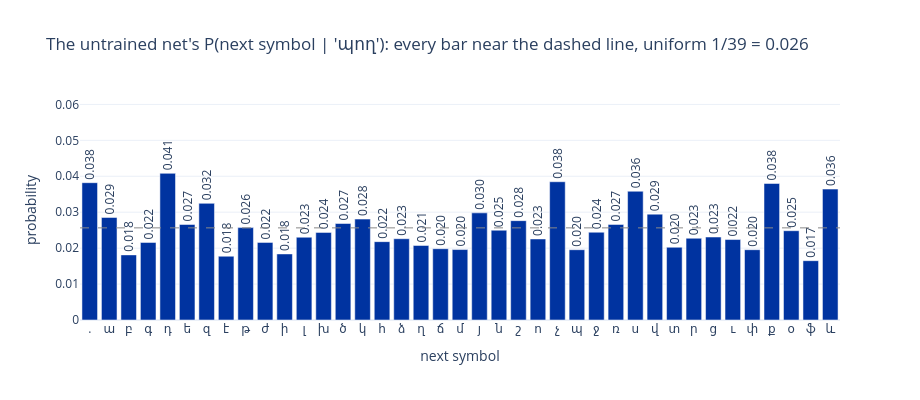

Notebook code cell kept with this figure:
### Markdown cell above
### 4.6 The untrained net has an opinion

Before any training, feed it the context «պող» and look at its next-character
probabilities. **Predict first:** what *should* a net with random weights believe?

### Code cell
ctx = torch.tensor([encode("պող")])
with torch.no_grad():                       # predicting, not learning -> no gradient tape
    probs = F.softmax(model(ctx), dim=1)[0]

fig = go.Figure(go.Bar(
    x=[itos[i] for i in range(V_out)], y=probs.tolist(), marker_color=BLUE,
    text=[f"{p:.3f}" for p in probs.tolist()], textposition="outside", textangle=-90,
    cliponaxis=False))
fig.add_hline(y=1 / V_out, line=dict(color=GRAY, dash="dash", width=1))
fig.update_layout(title=f"The untrained net's P(next symbol | 'պող'): every bar near the dashed "
                        f"line, uniform 1/{V_out} = {1 / V_out:.3f}",
                  xaxis=dict(title="next symbol", dtick=1),
                  yaxis=dict(title="probability", range=[0, float(probs.max()) * 1.5]),
                  width=920, height=400, template="plotly_white",
                  uniformtext=dict(minsize=8, mode="show"))
fig.show()
print(f"highest {probs.max():.3f}, lowest {probs.min():.3f}, uniform {1 / V_out:.3f}: the output "
      f"weights start small,\nso the logits start small, so the softmax starts close to uniform.")

### Figure 1 — Plotly figure (JSON) as saved in the notebook; plotly's stock layout.template omitted (floating-point values rounded to 4 significant figures)
{"data": [{"cliponaxis": false, "marker": {"color": "#0033A0"}, "text": ["0.038", "0.029", "0.018", "0.022", "0.041", "0.027", "0.032", "0.018", "0.026", "0.022", "0.018", "0.023", "0.024", "0.027", "0.028", "0.022", "0.023", "0.021", "0.020", "0.020", "0.030", "0.025", "0.028", "0.023", "0.038", "0.020", "0.024", "0.027", "0.036", "0.029", "0.020", "0.023", "0.023", "0.022", "0.020", "0.038", "0.025", "0.017", "0.036"], "textangle": -90, "textposition": "outside", "type": "bar", "x": [".", "ա", "բ", "գ", "դ", "ե", "զ", "է", "թ", "ժ", "ի", "լ", "խ", "ծ", "կ", "հ", "ձ", "ղ", "ճ", "մ", "յ", "ն", "շ", "ո", "չ", "պ", "ջ", "ռ", "ս", "վ", "տ", "ր", "ց", "ւ", "փ", "ք", "օ", "ֆ", "և"], "y": [0.03821, 0.02854, 0.01812, 0.02159, 0.04082, 0.02659, 0.03246, 0.01774, 0.02571, 0.0216, 0.01839, 0.02304, 0.02439, 0.02686, 0.02808, 0.02181, 0.02262, 0.02075, 0.01984, 0.01961, 0.02982, 0.02499, 0.02765, 0.02256, 0.03848, 0.01956, 0.02443, 0.0266, 0.03583, 0.02946, 0.02025, 0.02275, 0.02309, 0.02239, 0.01956, 0.038, 0.02485, 0.01651, 0.03644]}], "layout": {"height": 400, "shapes": [{"line": {"color": "#888888", "dash": "dash", "width": 1}, "type": "line", "x0": 0, "x1": 1, "xref": "x domain", "y0": 0.02564, "y1": 0.02564, "yref": "y"}], "title": {"text": "The untrained net's P(next symbol | 'պող'): every bar near the dashed line, uniform 1/39 = 0.026"}, "uniformtext": {"minsize": 8, "mode": "show"}, "width": 920, "xaxis": {"dtick": 1, "title": {"text": "next symbol"}}, "yaxis": {"range": [0, 0.06123], "title": {"text": "probability"}}}}
